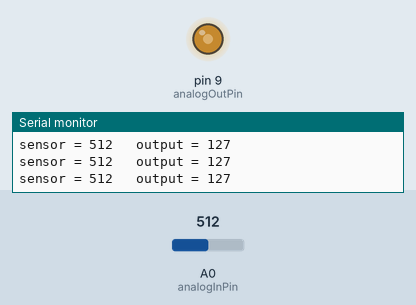
Simulated run of this sketch. Board: Arduino Uno, built with avr-gcc and run on an emulated ATmega328P. Parts: output pins drawn as LEDs (lit = HIGH), the last lines printed to the serial monitor. Inputs (shaded band) come from the test bench; at power-on: A0 (analogInPin) = 512.

Above: at 1.2 s.
1.3 s: A0 (analogInPin) set to 716
At 1.9 s:
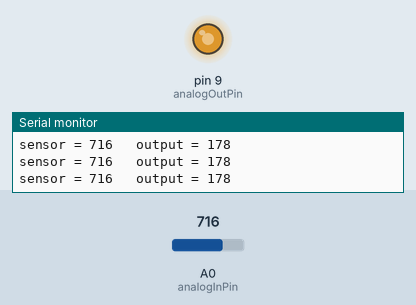
2.8 s: A0 (analogInPin) set to 900
At 3.4 s:
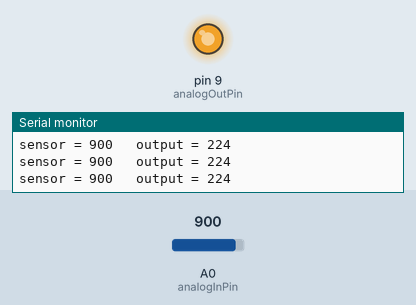
4.3 s: A0 (analogInPin) set to 122
At 4.9 s:
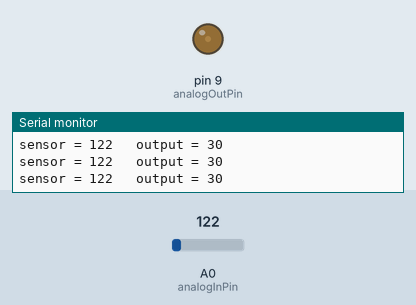
5.8 s: A0 (analogInPin) set to 0
At 6.4 s:
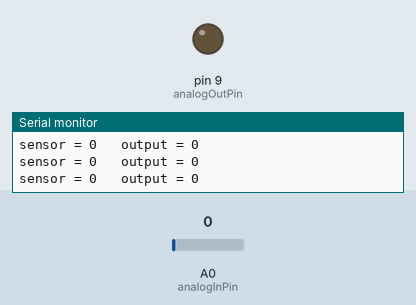
7.3 s: A0 (analogInPin) set to 511
At 7.8 s:
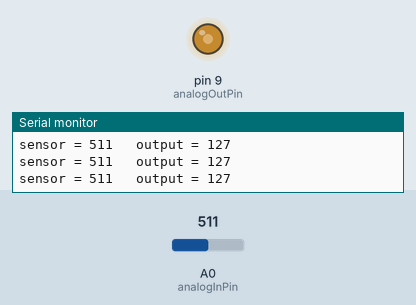
Timing chart, 0 to 9.8 s (numbered marks = the images above; inputs shaded):
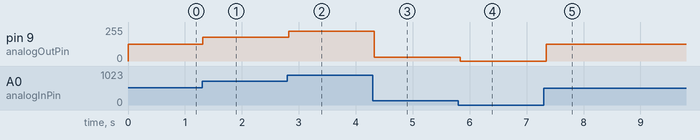

The sketch:

03_AnalogInOutSerialWithResistor.ino
```cpp
const int analogInPin = A0;  // Analog input pin that the potentiometer is attached to
const int analogOutPin = 9; // Analog output pin that the LED is attached to

int sensorValue = 0;        // value read from the pot
int outputValue = 0;        // value output to the PWM (analog out)
int total;
void setup() {

  Serial.begin(9600);
}

void loop() {

  sensorValue = analogRead(analogInPin);

  //logic 01
  outputValue = map(sensorValue, 0, 1023, 0, 255);

  //logic 02
  //for(int i=sensorValue ; i>= 0 ; i++)
  //{
    //total = (int)(i*255)/1023;
  //}

  //logic01
  analogWrite(analogOutPin, outputValue);

  //logic02
  //analogWrite(analogOutPin, total);

  // print the results to the Serial Monitor:
  Serial.print("sensor = ");
  Serial.print(sensorValue);

  //logic01
  Serial.print("\t output = ");
  Serial.println(outputValue);

  //logic02
  //Serial.print("\t output = ");
  //Serial.println(total);

  // wait 2 milliseconds before the next loop for the analog-to-digital
  // converter to settle after the last reading:
  delay(100);
}
```

Measured:
- after the input at 1.3 s, pin 9 (analogOutPin): 127/255 → 178/255 at once
- after the input at 2.8 s, pin 9 (analogOutPin): 178/255 → 224/255 at once
- after the input at 4.3 s, pin 9 (analogOutPin): 224/255 → 30/255 at once
- after the input at 5.8 s, pin 9 (analogOutPin): 30/255 → 0/255 at once
- after the input at 7.3 s, pin 9 (analogOutPin): 0/255 → 127/255 after 0.05 s
